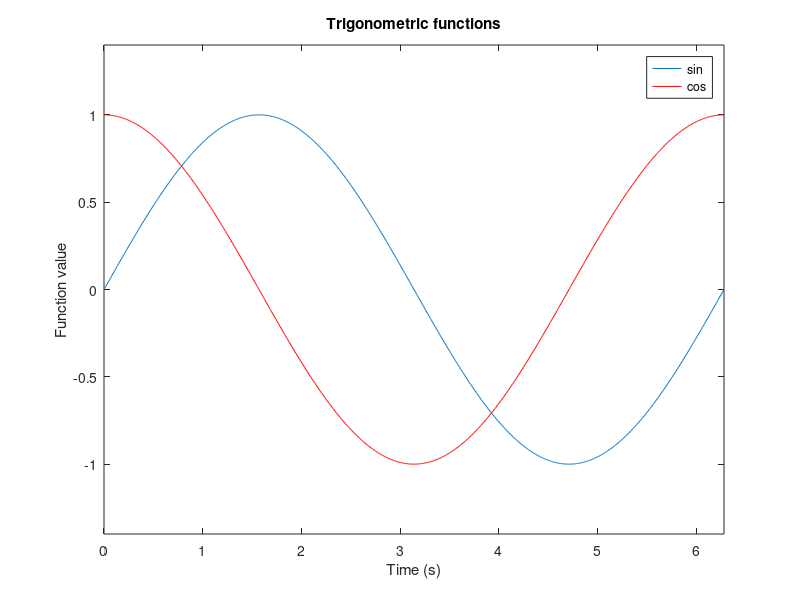

Write the MATLAB code that produced this figure.
% MIT 6.057 Intro Matlab 
% Homework 1
% https://ocw.mit.edu/courses/electrical-engineering-and-computer-science/6-057-introduction-to-matlab-january-iap-2019/assignments/MIT6_057IAP19_hw1.pdf
%

%% Problem 7 Plotting Multiple Lines and Colors

% (b)
figure

% (c)
t = linspace( 0, 2*pi, 1000 );
plot( t, sin(t) );
hold on
plot( t, cos(t), 'r-' );
hold off

% (d)
xlabel('Time (s)');
ylabel('Function value');
title('Trigonometric functions');
legend('sin', 'cos');

% (e)
xlim([0, 2*pi]);
ylim([-1.4, 1.4]);
